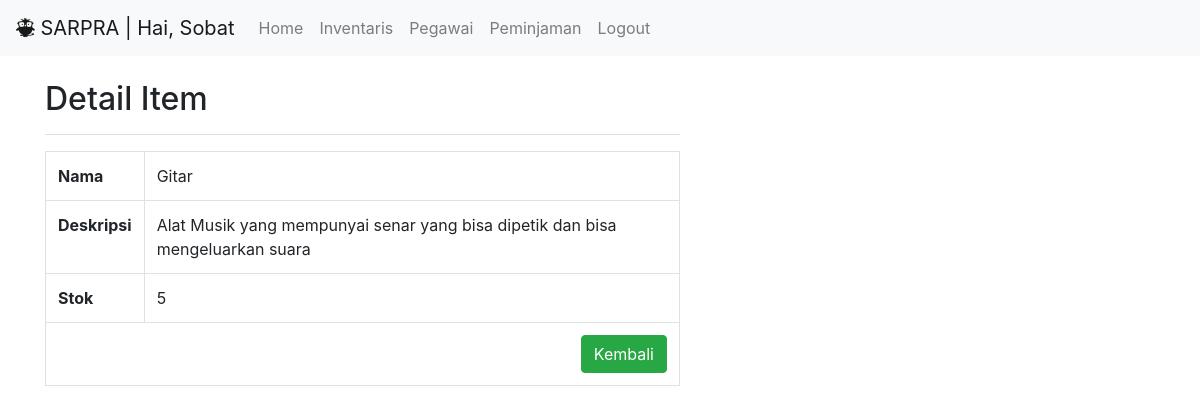
The page /inventaris/detail.php?id_inventaris=3 (signed in) on the database its author committed.
### tables this page shows
CREATE TABLE `inventaris` (
  `id_inventaris` int(3) NOT NULL,
  `nama` varchar(100) NOT NULL,
  `deskripsi` varchar(200) NOT NULL,
  `stok` int(3) NOT NULL,
  `id_jenis` int(3) DEFAULT NULL,
  `tgl_register` date NOT NULL
);

### inventaris/detail.php (the view, shortened to what this page needs)
<?php
include '../aset/header.php';
include '../koneksi.php';
$id_inventaris = $_GET['id_inventaris'];
$sql = "SELECT * FROM inventaris INNER JOIN jenis ON inventaris.id_jenis = inventaris.id_jenis WHERE id_inventaris = $id_inventaris";
$res = mysqli_query($koneksi, $sql);
$detail = mysqli_fetch_assoc($res);
?>
<?php
include '../aset/footer.php';
?>
<div class="container">
    <div class="row mt-4">
        <div class="col-md-7">
            <h2>Detail Item</h2>
            <hr class="bg-light">
                <table class="table table-bordered">
                    <tr>
                        <td><strong>Nama</strong></td>
                        <td><?= $detail['nama'] ?></td>
                    </tr>
                    <tr>
                        <td><strong>Deskripsi</strong></td>
                        <td>
                        <?= $detail['deskripsi'] ?>
                        </td>
                    </tr>
                    <tr>
                        <td><strong>Stok</strong></td>
                        <td><?= $detail['stok'] ?></td>
                    </tr>
                    <tr>
                        <td class="text-right" colspan="2">
                        <a href="index.php" class="btn btn-success"></i> Kembali</a>
                        </td>
                    </tr>
                </table>
        </div>
    </div>
</div>

### rows shown on the page
inventaris: nama "Gitar", deskripsi "Alat Musik yang mempunyai senar yang bisa dipetik dan bisa mengeluarkan suara", stok "5"
